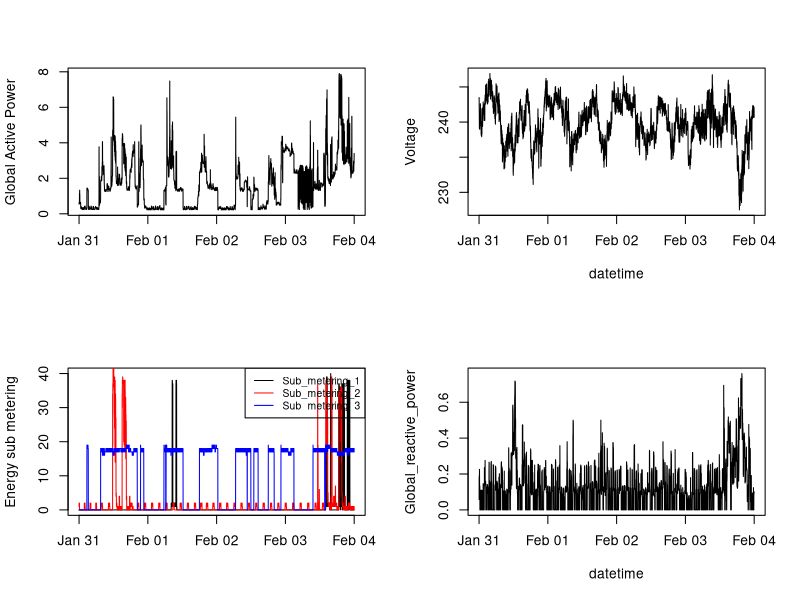

Here is the R script that generated this plot:
colClasses <- c("character", "character", "numeric", "numeric", "numeric", "numeric", "numeric", "numeric", "numeric")
data <- read.csv("./household_power_consumption.txt", header=TRUE, sep=";", colClasses=colClasses, na.strings = c("?"))
dates <- paste(data$Date, data$Time)
data$DateTime <- strptime(dates, "%d/%m/%Y %H:%M:%S")
data[c("Date", "Time")] <- list(NULL)

png("plot4.png", width = 480, height = 480, units = "px")
par(bg = "transparent")
par(mfrow=c(2,2))

# Plot 1
plot(data$DateTime, data$Global_active_power, type="l", ylab="Global Active Power", xlab="")

# Plot 2
plot(data$DateTime, data$Voltage, type="l", ylab="Voltage", xlab="datetime")

# Plot 3
plot(data$DateTime, data$Sub_metering_1, type="n", ylab="Energy sub metering", xlab="")
lines(data$DateTime, data$Sub_metering_1, type="l", col="black")
lines(data$DateTime, data$Sub_metering_2, type="l", col="red")
lines(data$DateTime, data$Sub_metering_3, type="l", col="blue")
legend("topright", c("Sub_metering_1", "Sub_metering_2", "Sub_metering_3"), lty=1, col=c("black", "red", "blue"), cex=.75)

# Plot 4
plot(data$DateTime, data$Global_reactive_power, type="l", ylab = "Global_reactive_power", xlab = "datetime")

dev.off()
